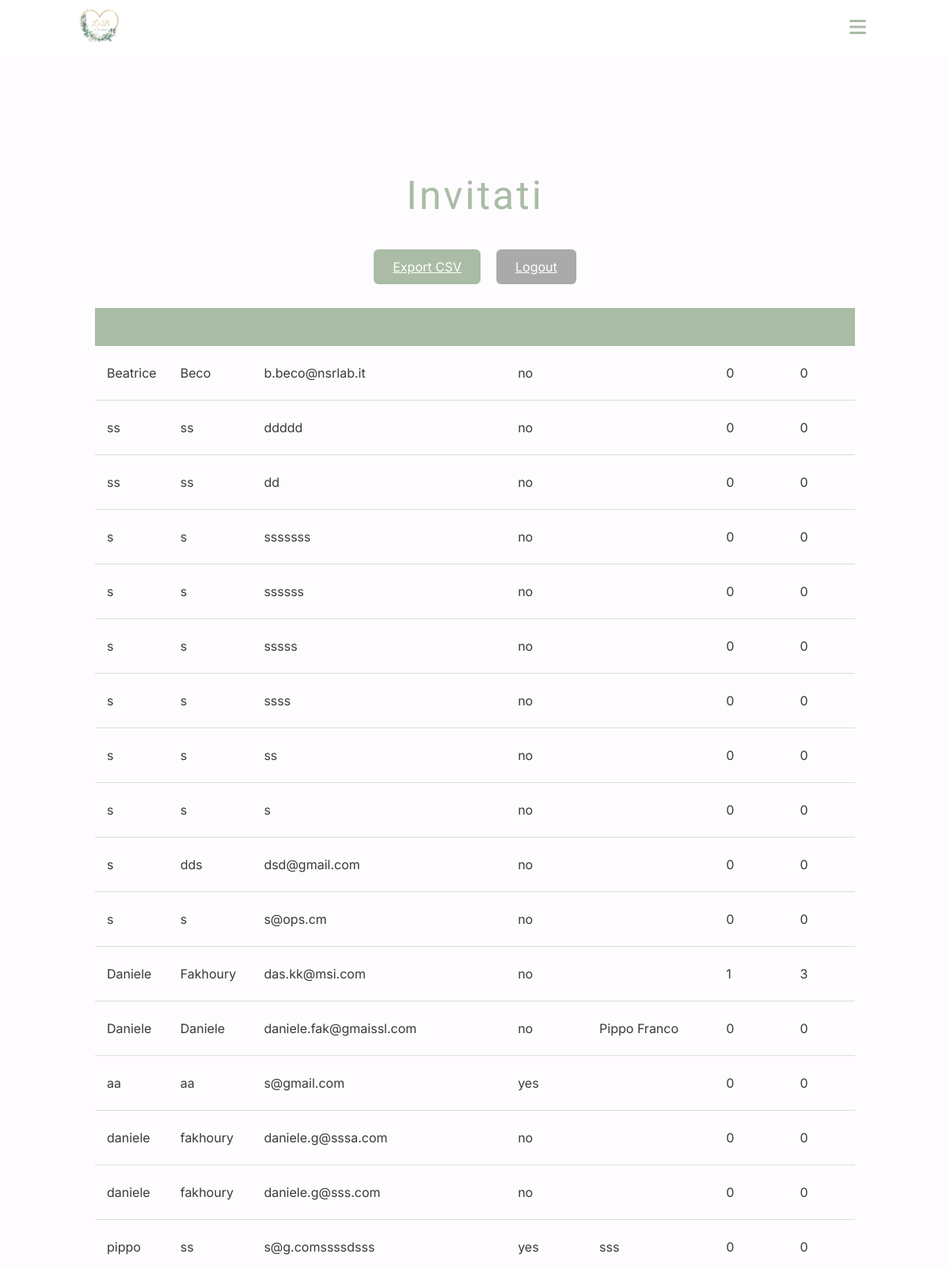
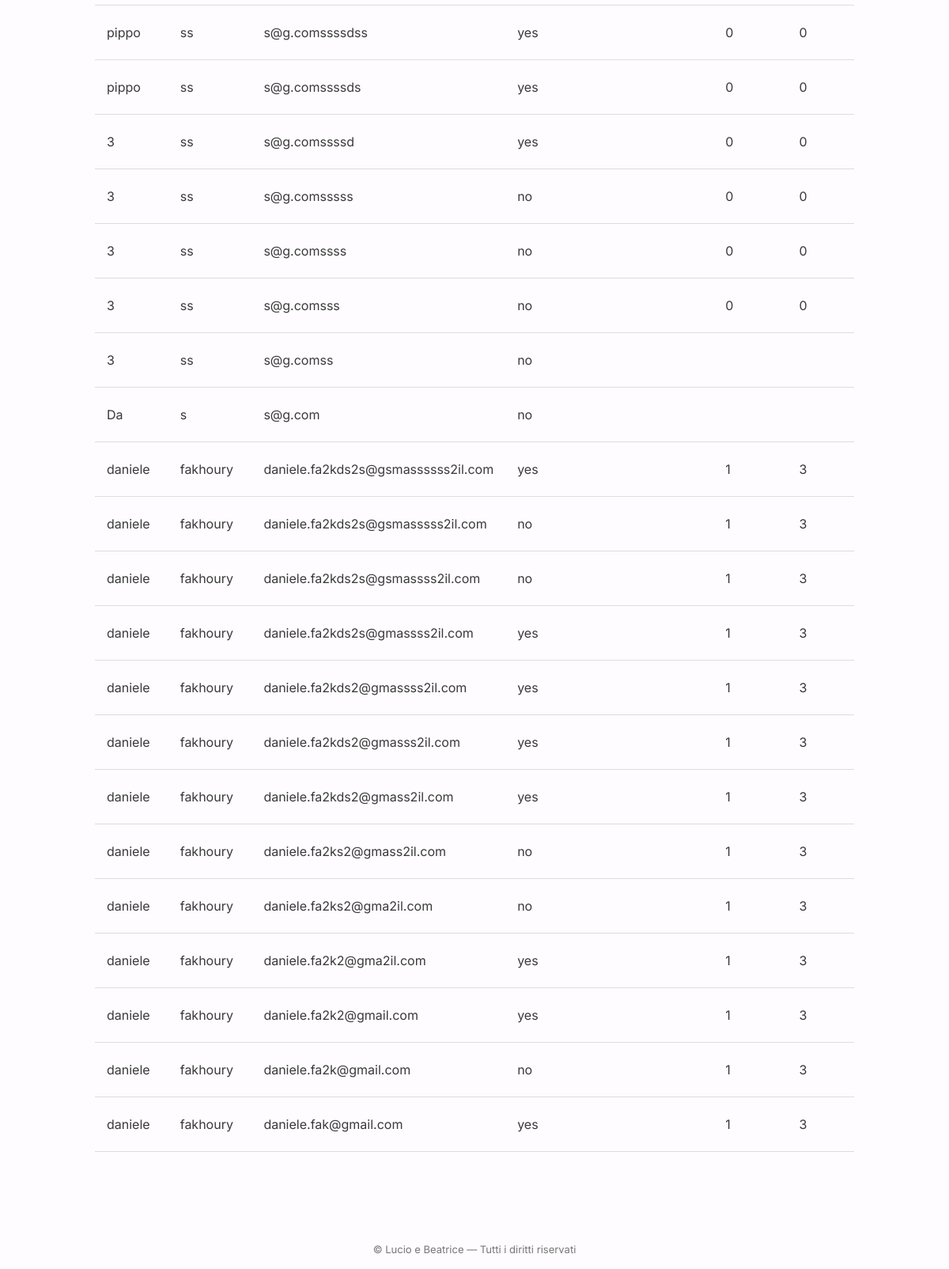
/admin (signed in), run on the app's committed database (2 pictures, top to bottom).
### tables this page shows
CREATE TABLE rsvp (
            id INTEGER PRIMARY KEY AUTOINCREMENT,
            name TEXT NOT NULL,
            surname TEXT,
            email TEXT UNIQUE,
            attending TEXT NOT NULL,
            accompagnatori TEXT,
            bambini INTEGER,
            guests INTEGER,
            notes TEXT,
            created_at TEXT NOT NULL
        );

### app.py (the view)
@app.route("/admin")
@login_required
def admin():
    db = get_db()
    guests = db.execute(
        "SELECT * FROM rsvp ORDER BY created_at DESC"
    ).fetchall()
    db.close()
    return render_template("admin.html", guests=guests)

### app.py (called while the page is built)
def get_db():
    conn = sqlite3.connect(app.config["DATABASE"])
    conn.row_factory = sqlite3.Row
    return conn

def login_required(f):
    @wraps(f)
    def decorated(*args, **kwargs):
        if not session.get("admin"):
            return redirect(url_for("login"))
        return f(*args, **kwargs)
    return decorated

### templates/admin.html (shortened to what this page needs)
{% extends "base.html" %}
{% block content %}
<section class="page" style="max-width:1000px; margin:60px auto; text-align:center;">
  <h2 class="section-title" style="margin-bottom:30px;">Invitati</h2>
  <div style="margin-bottom:30px; display:flex; justify-content:center; gap:20px; flex-wrap:wrap;">
    <a href="/export" class="btn" style="padding:10px 24px;">Export CSV</a>
    <a href="/logout" class="btn" style="padding:10px 24px; background:#aaa;">Logout</a>
  </div>
  <div style="overflow-x:auto;">
    <table style="width:100%; border-collapse:collapse; text-align:left; box-shadow:0 4px 12px rgba(0,0,0,0.05);">
      <thead>
        <tr style="background:var(--accent-light); color:var(--accent);">
          <th style="padding:12px 15px;">Nome</th>
          <th style="padding:12px 15px;">Cognome</th>
          <th style="padding:12px 15px;">Email</th>
          <th style="padding:12px 15px;">Presenza</th>
          <th style="padding:12px 15px;">Accompagnatori</th>
          <th style="padding:12px 15px;">Bambini</th>
          <th style="padding:12px 15px;">Invitati</th>
        </tr>
      </thead>
      <tbody>
        {% for guest in guests %}
        <tr style="border-bottom:1px solid #ddd;">
          <td style="padding:10px 15px;">{{ guest['name'] }}</td>
          <td style="padding:10px 15px;">{{ guest['surname'] }}</td>
          <td style="padding:10px 15px;">{{ guest['email'] }}</td>
          <td style="padding:10px 15px;">{{ guest['attending'] }}</td>
          <td style="padding:10px 15px;">{{ guest['accompagnatori'] }}</td>
          <td style="padding:10px 15px;">{{ guest['bambini'] }}</td>
          <td style="padding:10px 15px;">{{ guest['guests'] }}</td>
        </tr>
        {% endfor %}
      </tbody>
    </table>
  </div>
</section>
{% endblock %}

### templates/base.html (shortened to what this page needs)
<!DOCTYPE html>
<html lang="it">
<head>
    <link rel="stylesheet" href="https://cdnjs.cloudflare.com/ajax/libs/font-awesome/6.5.0/css/all.min.css">
    <link rel="stylesheet" href="/static/style.css">
</head>
<body>
<header class="site-header">
  <div class="container header-inner">
    <a class="logo-img-header" href="/">
      <img src="/static/images/logo.jpg" class="logo-img-header">
    </a>
    <button class="menu-toggle">
  <i class="fa fa-bars"></i>
</button>
</header>
<main style="width: 100%;">
	{% block content %}{% endblock %}
</main>
<footer class="site-footer">
	<div class="container">
		<p>©  Lucio e Beatrice — Tutti i diritti riservati</p>
	</div>
</footer>
</body>
</html>

### static/style.css (style rules this page uses)
:root { --accent:#AABCA5; --accent-light:#AABCA5; --accent-light2:#e8f1ed; --accent-light2a:rgba(111,90,165,0.08); --danger:#558379; --text:#3A3A3A; --gold:#ceaa6a; --bg:#fefcfe; --max-width:700px; --font-body:'Inter', system-ui, Arial, sans-serif; --font-display:'Playfair Display', serif; --font-script:'Great Vibes', cursive; --space-xs:6px; --space-sm:12px; --space-md:20px; --space-lg:40px; --space-xl:60px; }
*, *::before, *::after { box-sizing:border-box; }
html { scroll-padding-top:80px; scroll-behavior:smooth; touch-action: pan-y; }
body { margin:0; font-family:var(--font-body); background:var(--bg); color:var(--text); line-height:1.5; overflow-x:hidden; }
img, .container, main, .site-footer { max-width:100%; }
.page { max-width:var(--max-width); margin:30px auto; padding:40px 20px; text-align:center; opacity:0; transform: translateY(0px); transition: opacity 0.8s, transform 0.8s; }
.page.visible { opacity:1; transform: translateY(0); }
.site-header { position:sticky; top:0; background:rgba(255,255,255,0.9); padding:10px 15px; z-index:1000; }
.header-inner { max-width:1000px; margin:auto; display:flex; justify-content:space-between; align-items:center; }
.logo-img-header { width:50px; }
.menu-toggle { background:none; border:none; font-size:24px; color:var(--accent); cursor:pointer; display:block; }
.section-title { margin:var(--space-lg) 0 var(--space-sm); font-size:50px; letter-spacing:3px; font-weight:600; font-family:var(--font-script); font-weight:lighter; color:var(--accent); }
.btn { padding:12px; border:none; border-radius:6px; background:var(--accent); color:#fff; cursor:pointer; }
.site-footer { padding:1px; font-size:13px; color:#777; text-align:center; }

### data on the page
rsvp: name "Beatrice", surname "Beco", email "b.beco@nsrlab.it", attending "no", bambini "0", guests "0"
rsvp: name "ss", surname "ss", email "ddddd", attending "no", bambini "0", guests "0"
rsvp: name "ss", surname "ss", email "dd", attending "no", bambini "0", guests "0"
rsvp: name "s", surname "s", email "sssssss", attending "no", bambini "0", guests "0"
rsvp: name "s", surname "s", email "ssssss", attending "no", bambini "0", guests "0"
rsvp: name "s", surname "s", email "sssss", attending "no", bambini "0", guests "0"
rsvp: name "s", surname "s", email "ssss", attending "no", bambini "0", guests "0"
rsvp: name "s", surname "s", email "ss", attending "no", bambini "0", guests "0"
rsvp: name "s", surname "s", email "s", attending "no", bambini "0", guests "0"
rsvp: name "s", surname "dds", email "dsd@gmail.com", attending "no", bambini "0", guests "0"
rsvp: name "s", surname "s", email "s@ops.cm", attending "no", bambini "0", guests "0"
rsvp: name "Daniele", surname "Fakhoury", email "das.kk@msi.com", attending "no", bambini "1", guests "3"
rsvp: name "Daniele", surname "Daniele", email "daniele.fak@gmaissl.com", attending "no", accompagnatori "Pippo Franco", bambini "0", guests "0"
rsvp: name "aa", surname "aa", email "s@gmail.com", attending "yes", bambini "0", guests "0"
rsvp: name "daniele", surname "fakhoury", email "daniele.g@sssa.com", attending "no", bambini "0", guests "0"
rsvp: name "daniele", surname "fakhoury", email "daniele.g@sss.com", attending "no", bambini "0", guests "0"
rsvp: name "pippo", surname "ss", email "s@g.comssssdsss", attending "yes", accompagnatori "sss", bambini "0", guests "0"
rsvp: name "pippo", surname "ss", email "s@g.comssssdss", attending "yes", bambini "0", guests "0"
rsvp: name "pippo", surname "ss", email "s@g.comssssds", attending "yes", bambini "0", guests "0"
rsvp: name "3", surname "ss", email "s@g.comssssd", attending "yes", bambini "0", guests "0"
rsvp: name "3", surname "ss", email "s@g.comsssss", attending "no", bambini "0", guests "0"
rsvp: name "3", surname "ss", email "s@g.comssss", attending "no", bambini "0", guests "0"
rsvp: name "3", surname "ss", email "s@g.comsss", attending "no", bambini "0", guests "0"
rsvp: name "3", surname "ss", email "s@g.comss", attending "no"
rsvp: name "Da", surname "s", email "s@g.com", attending "no"
rsvp: name "daniele", surname "fakhoury", email "daniele.fa2kds2s@gsmassssss2il.com", attending "yes", bambini "1", guests "3"
rsvp: name "daniele", surname "fakhoury", email "daniele.fa2kds2s@gsmasssss2il.com", attending "no", bambini "1", guests "3"
rsvp: name "daniele", surname "fakhoury", email "daniele.fa2kds2s@gsmassss2il.com", attending "no", bambini "1", guests "3"
rsvp: name "daniele", surname "fakhoury", email "daniele.fa2kds2s@gmassss2il.com", attending "yes", bambini "1", guests "3"
rsvp: name "daniele", surname "fakhoury", email "daniele.fa2kds2@gmassss2il.com", attending "yes", bambini "1", guests "3"
rsvp: name "daniele", surname "fakhoury", email "daniele.fa2kds2@gmasss2il.com", attending "yes", bambini "1", guests "3"
rsvp: name "daniele", surname "fakhoury", email "daniele.fa2kds2@gmass2il.com", attending "yes", bambini "1", guests "3"
rsvp: name "daniele", surname "fakhoury", email "daniele.fa2ks2@gmass2il.com", attending "no", bambini "1", guests "3"
rsvp: name "daniele", surname "fakhoury", email "daniele.fa2ks2@gma2il.com", attending "no", bambini "1", guests "3"
rsvp: name "daniele", surname "fakhoury", email "daniele.fa2k2@gma2il.com", attending "yes", bambini "1", guests "3"
rsvp: name "daniele", surname "fakhoury", email "daniele.fa2k2@gmail.com", attending "yes", bambini "1", guests "3"
rsvp: name "daniele", surname "fakhoury", email "daniele.fa2k@gmail.com", attending "no", bambini "1", guests "3"
rsvp: name "daniele", surname "fakhoury", email "daniele.fak@gmail.com", attending "yes", bambini "1", guests "3"
